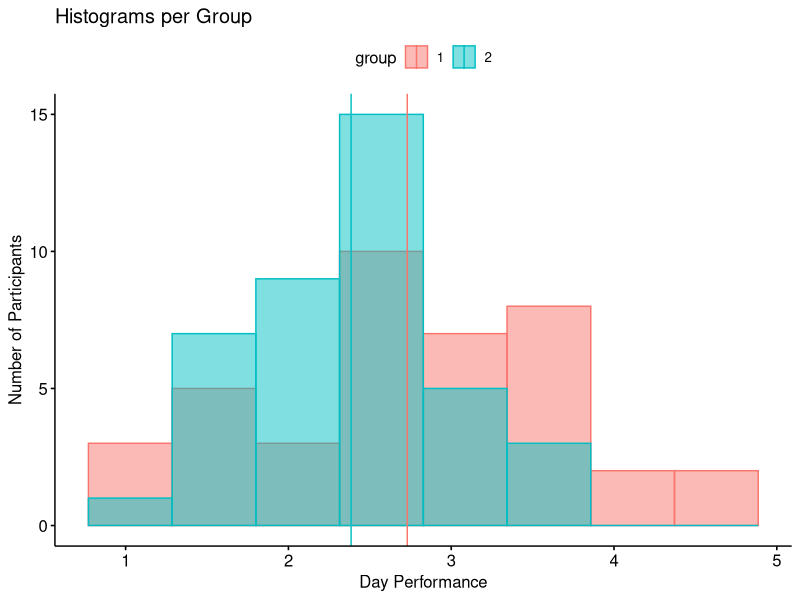
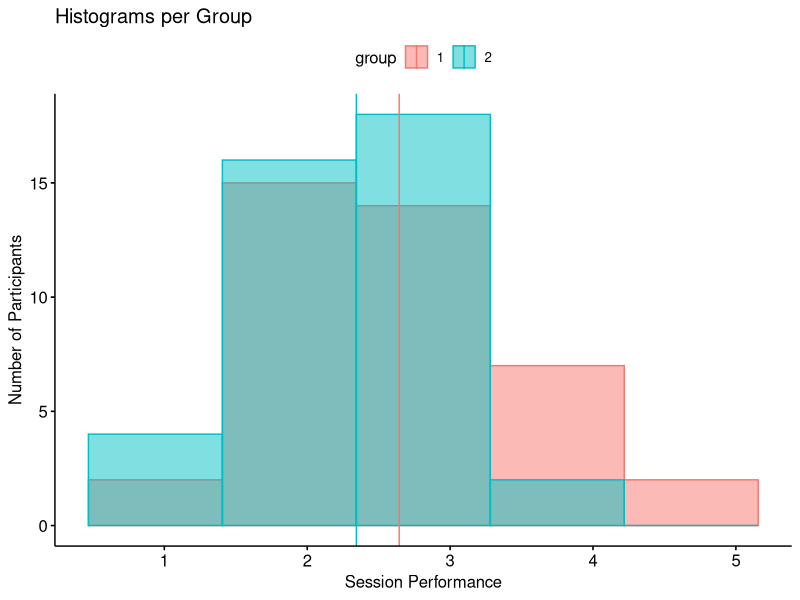
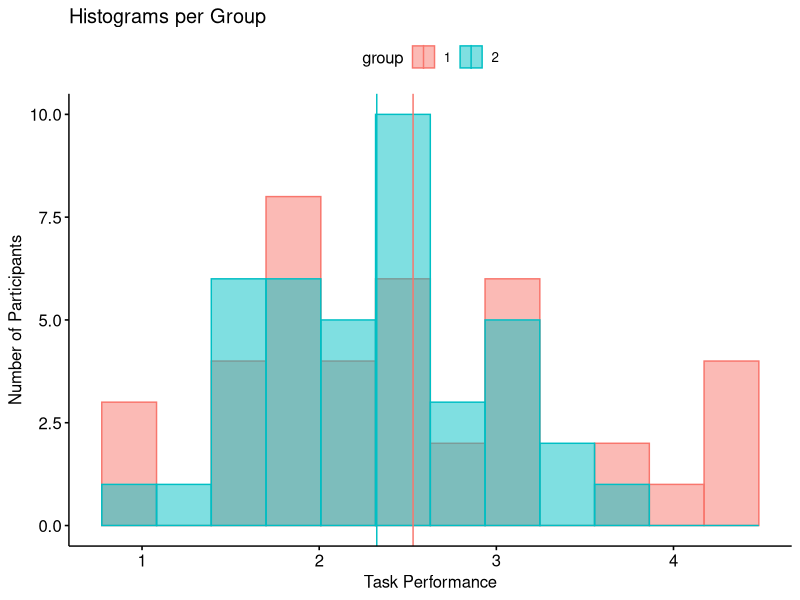
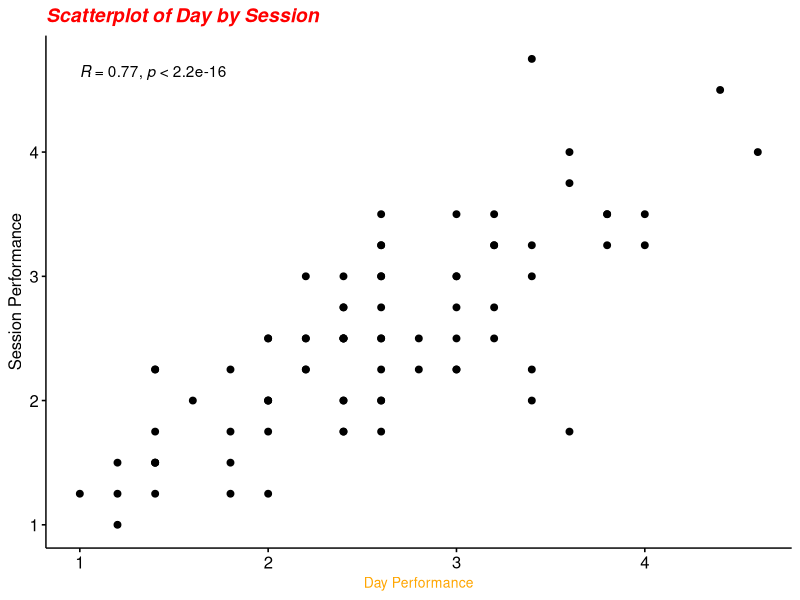
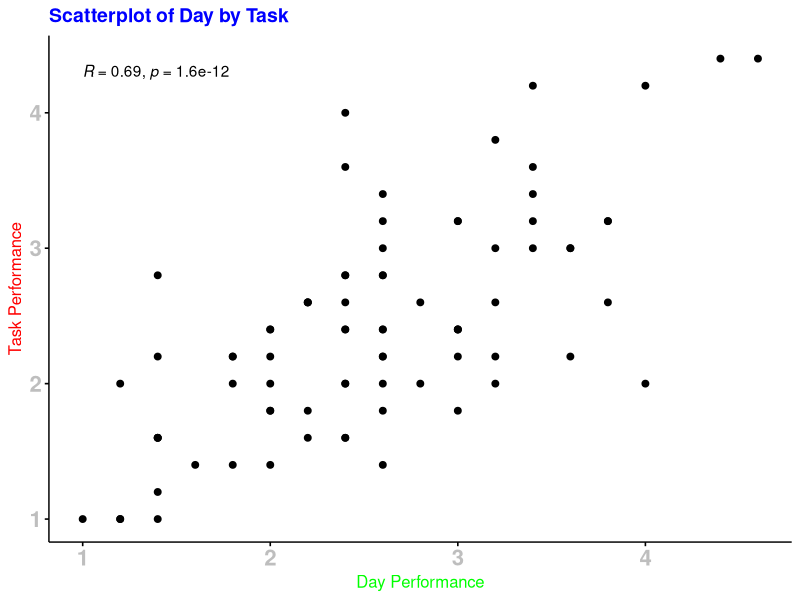
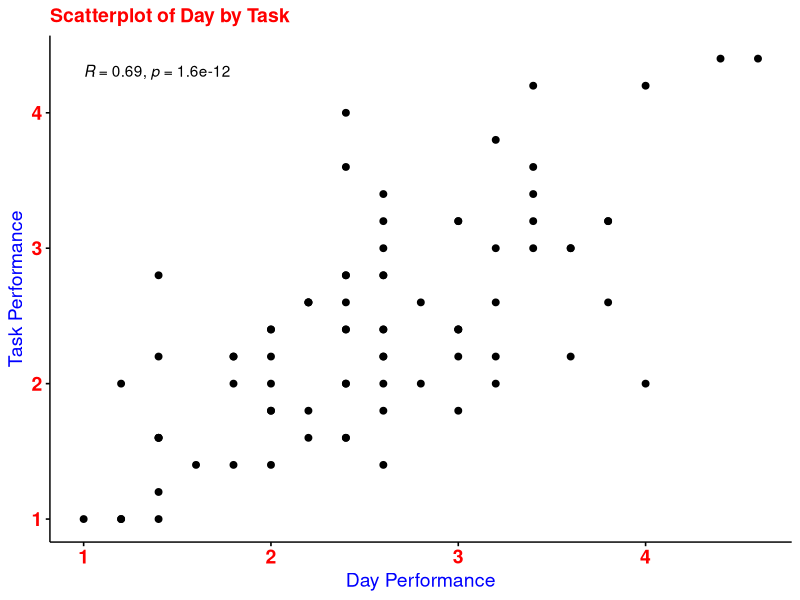

The R script that drew these images, in order:
## ---- chunk 1
## start of prep work
library(tidyverse)
library(ggpubr)

df9 <- read_csv("week9data.csv")
## end of preparation


## start of lab work
## compute the three averages of day, session, and task
## the following three lines of code are incomplete
## you will have to complete them on your own

df9 <- mutate(df9, day = (day1 + day2 + day3 + day4 + day5)/5)


df9 <- mutate(df9, session = (session1 + session2 + session3 + session4)/4)


df9 <- mutate(df9, task = (task1 + task2 + task3 + task4 + task5)/5 )



## in the next three lines amend the code to give the histograms
## exactly as they look in the given graph
## remember you maybe need to convert a variable to factor first

df9$group <- as.factor(df9$group)

gghistogram(df9, x = "day", bins = 8, 
            color = "group", fill = "group",
            add = "mean", 
            add.params = list(linetype = "solid", color = "group"),
            title = "Histograms per Group",
            xlab = "Day Performance",
            ylab = "Number of Participants")


gghistogram(df9, x = "session", bins = 5, 
            color = "group", fill = "group",
            add = "mean", 
            add.params = list(linetype = "solid", color = "group"),
            title = "Histograms per Group",
            xlab = "Session Performance",
            ylab = "Number of Participants")

gghistogram(df9, x = "task", bins = 12, 
            color = "group", fill = "group",
            add = "mean", 
            add.params = list(linetype = "solid", color = "group"),
            title = "Histograms per Group",
            xlab = "Task Performance",
            ylab = "Number of Participants")

## ---- chunk 2
p1 <- ggscatter(df9, x = "day", y = "session",
          title = "Scatterplot of Day by Session",
          xlab = "Day Performance",
          ylab = "Session Performance",
          cor.coef = TRUE) 
p1 + 
  font("title", size = 14, color = "red", face = "bold.italic") +
  font("xlab", size = 10, color = "orange") 
## ---- chunk 3
p2 <- ggscatter(df9, x = "day", y = "task",
                title = "Scatterplot of Day by Task",
                xlab = "Day Performance",
                ylab = "Task Performance",
                cor.coef = TRUE) 
p2 + 
  font("title", size = 14, color = "blue", face = "bold") +
  font("xlab", size = 12, color = "green") +
  font("ylab", size = 12, color = "red") + 
  font("xy.text", size = 16, color = "gray", face = "bold")


## ---- chunk 4
p3 <- ggscatter(df9, x = "task", y = "session",
                title = "Scatterplot of Task by Session",
                xlab = "Task Performance",
                ylab = "Session Performance",
                cor.coef = TRUE) 
p2 + 
  font("title", size = 14, color = "red", face = "bold") +
  font("xlab", size = 14, color = "blue") +
  font("ylab", size = 14, color = "blue") + 
  font("xy.text", size = 14, color = "red", face = "bold")


